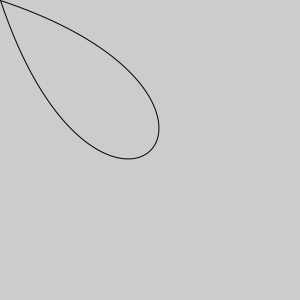
Frame 1 (no input)
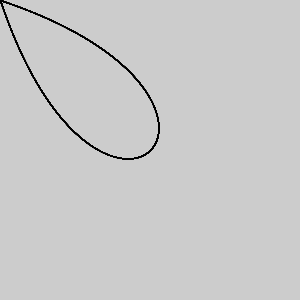
Frame 60 (the mouse pressed at the canvas centre just before this capture)
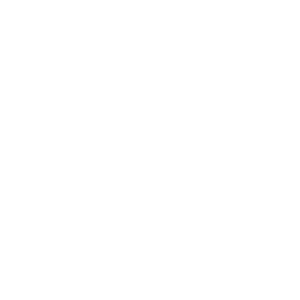
Frame 120 (the mouse held since frame 60 and released just before this capture)

The Processing sketch that drew these frames (run headless with seeded random() and noise(); from frame 60 on, the mouse is pressed at the canvas centre):

// Processing sketch: sketch__7_3
// ── sketch__7_3.pde
void setup()
{
  size(300, 300);
}

void draw()
{       

  smooth();
  noFill();
  beginShape();
  vertex(mouseY, mouseX);
  stroke(0, mouseX, mouseY);
  bezierVertex(100, 300, 300, 100, mouseX, mouseY);
  endShape();

  if (mousePressed==true) {
    background(255);
  }
}
